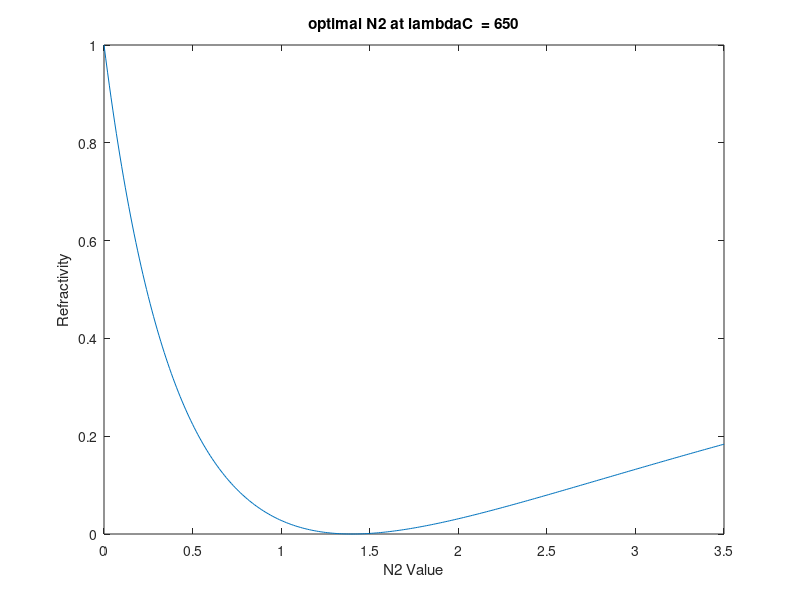

Here is the MATLAB script that generated this plot:
%%%% GOAL IS TO FIND OPTIMAL refN2
close all; 
clc; 
clear all; 
 
% UNITS 
degrees = pi/180; 
j = 1j;  %sets immaginary number 

%paramaters
lambdaC = 650;%nm
refAIR = 1 ;%refractive index of air
nSolar = 3.5; % refractive index of solar cell
lambdaSTART = 200 ;% first value to intergrate from
lambdaEnd = 2200 ;% last value to ingrate to
numberLayers = 2;% 
refN1 = 1.4; % refractive index layer 1
refN2 = 0; %  ''             layer 2
%refN3 = 3.15; % not neededf for this computation
c = 3e8;
rn2=[]
refrac = []
STOREMIN = [refN2]
while refN2 < 3.5
    
    %reflection and transmission coeffs
    r0to1 = (refAIR - refN1)/(refAIR + refN1);
    r1to2 = (refN1 - refN2)/(refN1 + refN2);
    %r2to3 = (refN2 - refN3)/(refN2 + refN3)
    t0to1 = 2*(refAIR)/(refAIR +refN1);
    t1to2 = 2*(refN1)/(refN1 +refN2);
    %t2to3 = 2*(refN2)/(refN2 +refN3)

    %Layer thicknesses
    QLC = lambdaC/4; %nm Quarter of LambdaC
    d1 = QLC; %thicknesses
    d2 =  d1;
    %d3 = d1; % not needed yet

    %%Deltam %%%%% THIS IS ONLY AT LAMBDAC = 650nm - > gotta change this when
    %%varying wavelengts. 


    Delta1= pi/2;
    Delta2 = pi/2;
    % Delta3 = 


    %%%%% DYNAMIC MATRIX%% Pm
    P1 = [ exp((j)*(Delta1)) 0 ; 0 exp(-(j)*(Delta1))];
    P2 = [ exp((j)*(Delta2)) 0 ; 0 exp(-(j)*(Delta2))];
    % P3 = [ exp((j)*(Delta3)) 0 ; 0 exp(-(j)*(Delta3))]


    %%Q Matrix.

    Q01 = (1/t0to1)*([1 r0to1; r0to1 1]);
    Q12 = (1/t1to2)*([1 r1to2; r1to2 1]);
    %Q23 = (1/t1to2)*([1 r1to2; r1to2 1])


    %%transfer matrix
    T = (Q01)*(P1)*Q01*P2*Q12;

    sysREF = T(2,1)/T(1,1);
    sysTRANS = 1/T(1,1);
    R = abs(sysREF)^2;
    refrac = [refrac R];
    rn2=[rn2 refN2]
    [xM,yM] = min(refrac) % -> minimum refractive index value
    STOREMIN = [STOREMIN refN2+0.01]
    refN2=refN2+0.01;
    
end

plot(rn2, refrac)
title('optimal N2 at lambdaC  = 650')
xlabel('N2 Value') % x-axis label
ylabel('Refractivity') % y-axis label
minN2 = STOREMIN(yM)
a = num2str(minN2);
b= 'Minimum Reflectance found at N2 =' ;
h = msgbox(strcat(b,a) ,'DONE!')




